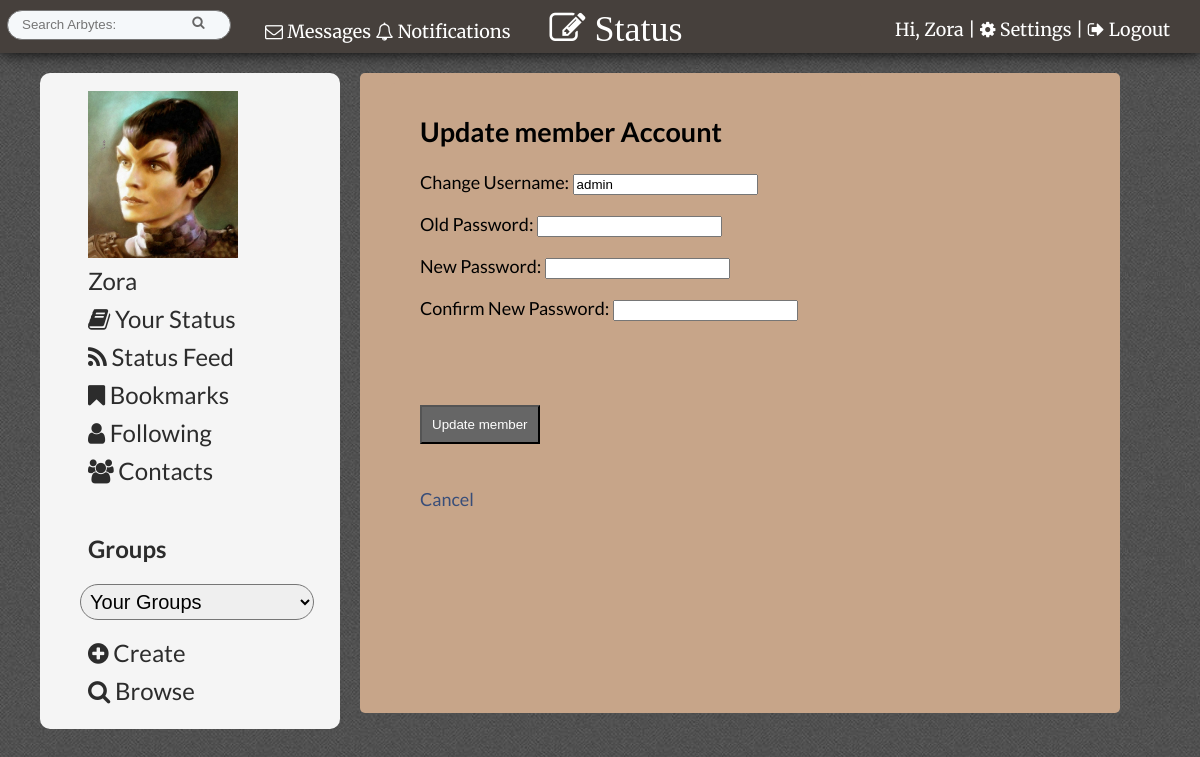
Page /update_login.php?user_id=91 (signed in) on the committed database.
### tables this page shows
CREATE TABLE IF NOT EXISTS `profile_img` (
  `id` int(11) NOT NULL,
  `user_id` int(11) NOT NULL,
  `filepath` varchar(60) NOT NULL,
  `current` tinyint(1) NOT NULL
);

CREATE TABLE IF NOT EXISTS `members` (
  `id` int(11) NOT NULL,
  `first_name` varchar(30) NOT NULL,
  `last_name` varchar(30) NOT NULL,
  `username` varchar(20) NOT NULL,
  `password` varchar(60) NOT NULL,
  `email` varchar(60) NOT NULL,
  `profile` varchar(1000) NOT NULL,
  `theme` int(7) NOT NULL
);

### update_login.php (the view, shortened to what this page needs)
<?php include("inc/header.php"); ?>
 <div id="page">
<?php
 $username_query .= "SELECT * FROM members WHERE id = {$_SESSION['user_id']}";
    $result2 = mysqli_query($connection, $username_query);
    if($result2){
        $array=mysqli_fetch_assoc($result2);
        $username=$array['username'];
    }else{
        $username="non";
    }
?>
  <div id="page">
    <h2>Update member Account</h2>
    <form action="update_login.php" method="post">
        <p>Change Username:
        <input type="text" name="username" value="<?php echo htmlentities($username); ?>" />
      </p>
        <p>Old Password:
        <input type="password" name="oldpassword" value="" />
      </p>
            <p id="p1-error">New Password:
        <input type="password" name="password" id="pass" value="" />
      </p>
        <p id="p2-error">Confirm New Password:
          <input type="password" name="confirm_password" id="pass2" value="" onkeyup="checkPass(); return false;" />
      </p>
        <br/>
     <br/>
     <br/>
      <input type="submit" name="submit" value="Update member" />
    </form>
    <br/>
    <br/>
    <a href="settings.php">Cancel</a>
    <br />
  </div>
</div>
 <?php include("inc/footer.php"); ?>

### inc/header.php (shortened to what this page needs)
<?php require_once("functions/session.php");
require_once("functions/db_connection.php");
confirm_logged_in(); ?>
<!DOCTYPE html>
 <html lang="en">
 <head>
       <link rel="stylesheet" href="css/tabs.css">
     <link rel="stylesheet" href="css/style.css">
     <link rel="stylesheet" href="css/popup.css">
         <link rel="stylesheet" href="//maxcdn.bootstrapcdn.com/font-awesome/4.3.0/css/font-awesome.min.css">
          <?php
		$query  = "SELECT * ";
		$query .= "FROM members ";
		$query .= "WHERE id={$_SESSION['user_id']} ";
		$theme_found = mysqli_query($connection, $query);
        $array= mysqli_fetch_assoc($theme_found);
        $theme= $array['theme'];
		$themequery  = "SELECT * ";
		$themequery .= "FROM themes ";
		$themequery .= "WHERE id={$theme} ";
		$themequery_found = mysqli_query($connection, $themequery);
        $theme_array= mysqli_fetch_assoc($themequery_found);
        $filepath=$theme_array['filepath'];
if($theme==0){ ?>
   <link rel='stylesheet' type='text/css' href='css/white.css' />
    <?php }else{ ?>
   <?php if(!empty($filepath)){ ?>
   <link rel='stylesheet' type='text/css' href='<?php echo $filepath; ?>' />
    <? }else{ ?>
   <link rel='stylesheet' type='text/css' href='css/white.css' />
 <?php } ?>
    <?php }
?>
    <link rel="stylesheet" href="css/slide-down.css">
 </head>
 <body>
    <header>
    <span class="min-clear">
<a href="messages.php?user_id=<?php echo $_SESSION['user_id']; ?>">
    <span class="notif"><i class="fa fa-envelope-o"></i>
 Messages</span>
        </a> </span>
        <a href="notifications.php"><span id="messages_notification"><?php echo $_SESSION['notify_num']; ?></span>
        <span class="notif"><i class="fa fa-bell-o"></i>
 Notifications</span></a>
        <a class="button" href="#popup2">  <i id="new" class="fa fa-pencil-square-o fa-2x"> Status</i></a>
         <p id="welcome">Hi, <a title="View your profile" class="tooltip" href="member_profile.php?user_id=<?php echo $_SESSION['user_id']; ?>"><?php echo $_SESSION['first_name']; ?></a> | <a href="settings.php"><i class="fa fa-cog"></i>
Settings</a> |  <a href="logout.php"><i class="fa fa-sign-out"></i>
 Logout</a></p>
        <form id="searchbar" action="search.php?go" method="post">
        <input type="text" name="query" value="" placeholder="Search Arbytes:" />
      <input type="submit" name="submit" value="&#xf002;" />
        </form>
    </header>
   <aside>
     	<ul>
     	  <?php
        $img_query  = "SELECT * ";
		$img_query .= "FROM profile_img ";
		$img_query .= "WHERE user_id={$_SESSION['user_id']} AND current=1";
		$all_imgs = mysqli_query($connection, $img_query);
        if($all_imgs){
        $img_array= mysqli_fetch_assoc($all_imgs);
  if(!empty($img_array)){
            ?>
       <a title="View your profile" class="tooltip" href="member_profile.php?user_id=<?php echo $_SESSION['user_id']; ?>"> <img id="avatar" src="<?php echo $img_array['filepath']; ?>" title="View Your Profilee"/></a><?php
  }else{
            ?>
       <a title="View your profile" class="tooltip" href="member_profile.php?user_id=<?php echo $_SESSION['user_id']; ?>"> <img src="img/default_avatar.png" title="View Your Profile"/></a><?php
  }
        }else{
            ?>
       <a title="View your profile" class="tooltip" href="member_profile.php?user_id=<?php echo $_SESSION['user_id']; ?>"> <img src="img/default_avatar.png" title="View Your Profile"/></a><?php
        }
      ?>
<li><a title="View your profile" class="tooltip" href="member_profile.php?user_id=<?php echo $_SESSION['user_id']; ?>"><?php echo $_SESSION['first_name']; ?></a></li>
<li><a href="status.php"><i class="fa fa-book"></i> Your Status</a></li>
<li><a href="status_feed.php"><i class="fa fa-rss"></i> Status Feed</a></li>
<li><a href="bookmarks.php"><i class="fa fa-bookmark"></i> Bookmarks</a></li>
<li><a href="following.php"><i class="fa fa-user"></i> Following</a></li>
<li><a href="contacts.php"><i class="fa fa-users"></i> Contacts</a></li>
        <br/>
<h3><a href="browse_groups.php"  title="Browse all groups" >Groups</a></h3>
      <?php
        $groups  = "SELECT * FROM members_groups ";
		$groups .= "WHERE member_id={$_SESSION['user_id']}";
		$groups_found = mysqli_query($connection, $groups);
        if($groups_found){
 echo "<form action=\"go.php\" method=\"POST\">";
 echo "<select id=\"groupslist\" name=\"groupslist\" onchange=\"this.form.submit()\" >";
       echo "<option name=\"group\" value=\"\" >Your Groups</option>";
               echo "</select></form>";
        }
            ?>
  <li><a href="new_group.php"><i class="fa fa-plus-circle"></i>
 Create</a></li>
  <li><a href="browse_groups.php"><i class="fa fa-search"></i>
 Browse</a></li>
       </ul>
     </aside>

### css/style.css (style rules this page uses)
body { background: #BABABA; padding: 0; margin: 0; font-size: 18px; font-family: 'Lato', sans-serif; }
#groupslist { width: 90%; padding: 5px; border-radius: 20px; font-size: 20px; margin-bottom: 15px; }
h2 { clear: both; }
header #new { position: absolute; margin-left: 30px; }
header, footer { font-family: 'Merriweather', serif; }
img { max-width: 600px; }
aside { display: block; }
.notif { position: relative; left: -9px; top:10px; z-index: 2; }
header a { text-decoration: none; }
#avatar { width: 150px; }
header { color: white; padding: 10px 30px 20px 50px; margin-bottom: 20px; box-shadow: 0 0 15px black; }
#welcome { float: right; position: relative; top: -10px; }
#searchbar { -moz-box-sizing: border-box; box-sizing: border-box; width: 20%; padding: 5px 12px 6px 12px; font-size: 17px; line-height: 1.5; color: #292f33; background-color: #f5f8fa; border: 1px solid #777; border-radius: 21px; transition: all .2s ease-in-out; float: left; position: relative; left: -43px; }
#searchbar input { border:none; background-color: #f5f8fa; width: 80%; float: left; }
input[type="submit"] { padding: 10px; background: #666; color: white; }
#searchbar input[type="submit"], #groupsearch input[type="submit"] { padding: 0; font-family: FontAwesome; width: 32px; float: left; content: "&#xf002;"; color: #666; }
#page { border-radius: 5px; padding: 10px; padding-left: 30px; margin-bottom: 20px; max-width: 1100px; margin: 0 auto; width: 60%; float: left; min-height: 600px; height: auto; max-width: 1100px; font-size: 18px; }
a { text-decoration: none; }
aside { margin: 0 10px 0 10px; width: 15%; padding: 10px; float: left; margin-right: 20px; margin-left: 40px; border-radius: 10px; }
aside ul li { line-height: 2em; list-style: none }
aside a { color: black; font-size: 24px; padding: 8px; text-decoration: none; text-align: left; }
aside ul { width: auto; }
.tooltip { display: inline; position: relative; }
@media (max-width: 1400px) { aside { width: 25%; padding: 0; } }

### themes/87/coffee.css (style rules this page uses)
body { background-image: url(../../img/tweed.JPG); }
a { color: #394E79; }
header a { color: white; }
header { background: #46403C; color: white; }
#page { background: #C7A589; }
aside, nav { background: whitesmoke; }
aside a { color: #2C2C2C; }

### rows in the picture
profile_img: filepath (picture)
members: username "admin"

### other values in the picture
$_SESSION['first_name'] "Zora"
